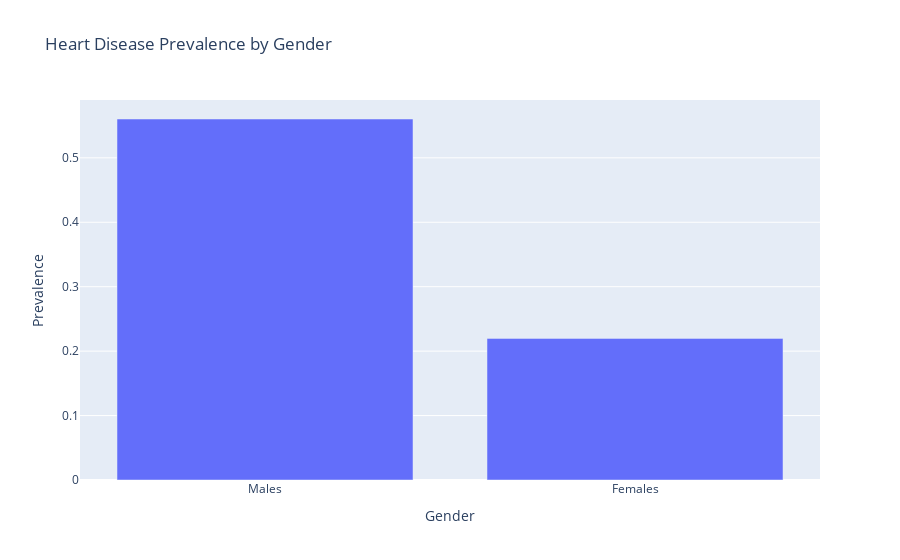

Notebook code cell kept with this figure:
### Markdown cell above
According to the calculations, the prevalence of heart disease among males is approximately 56%, while among females it is approximately 22%.
These results suggest that there may be a higher prevalence of heart disease among males compared to females in the given dataset.

### Code cell
import plotly.graph_objects as go

# Create data for the bar plot
labels = ['Males', 'Females']
prevalence = [prevalence_males, prevalence_females]

# Create the bar plot
fig = go.Figure(data=go.Bar(x=labels, y=prevalence))

# Customize the plot layout
fig.update_layout(
    title='Heart Disease Prevalence by Gender',
    xaxis_title='Gender',
    yaxis_title='Prevalence',
)

# Show the plot
fig.show()

### Figure 1 — Plotly figure (JSON) as saved in the notebook; plotly's stock layout.template omitted (floating-point values rounded to 4 significant figures)
{"data": [{"type": "bar", "x": ["Males", "Females"], "y": [0.5603, 0.2198]}], "layout": {"title": {"text": "Heart Disease Prevalence by Gender"}, "xaxis": {"title": {"text": "Gender"}}, "yaxis": {"title": {"text": "Prevalence"}}}}
